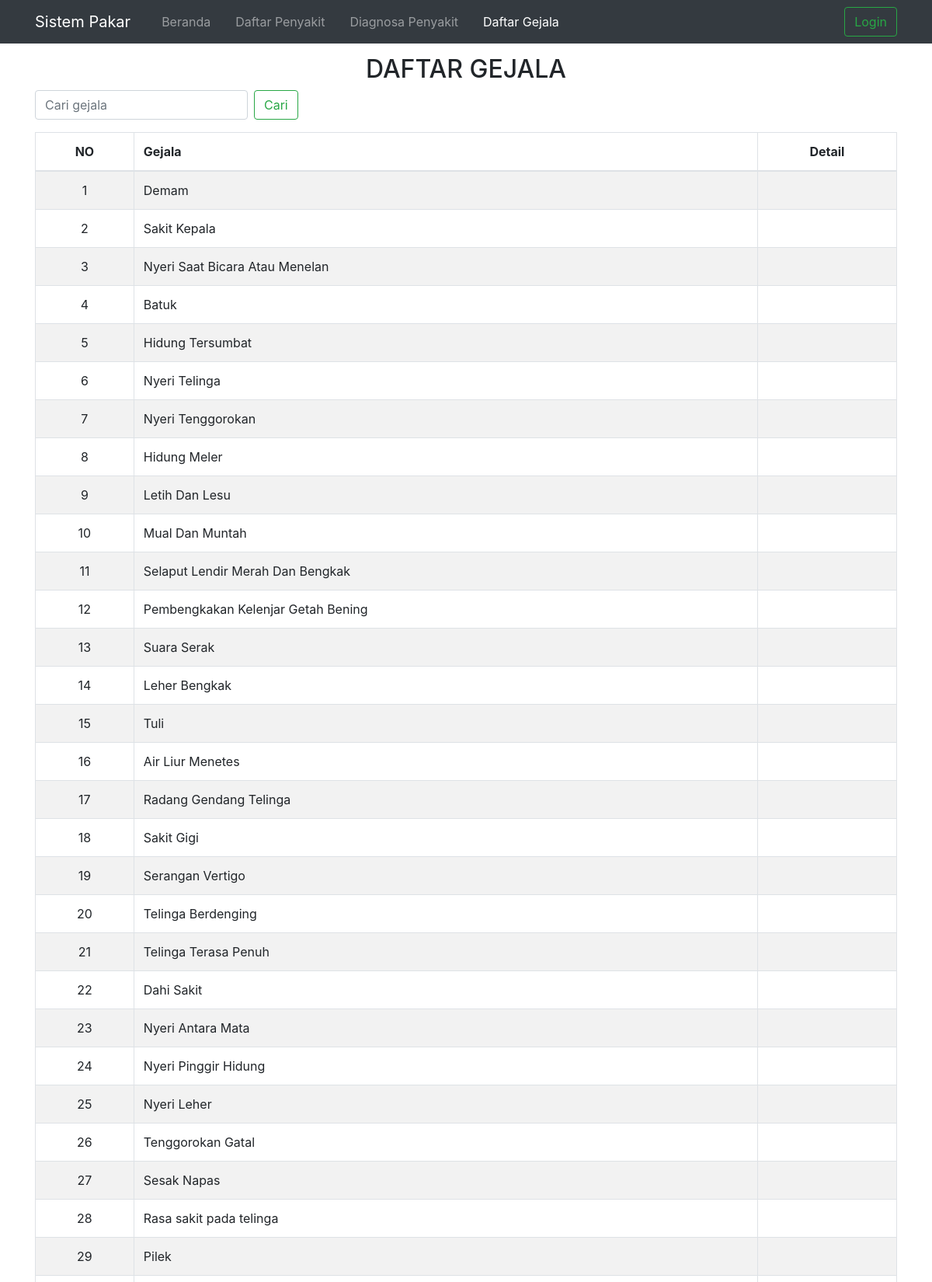
/users/daftargejala.php (upper part), run on the app's committed database.
### tables this page shows
CREATE TABLE `gejala` (
  `idgejala` varchar(10) NOT NULL,
  `gejala` varchar(1000) NOT NULL,
  `keterangan` text NOT NULL
);

### users/daftargejala.php (the view, shortened to what this page needs)
<?php
include('../connection/koneksi.php');
$search = isset($_GET['search']) ? $_GET['search'] : '';
?>
<!DOCTYPE html>
<html lang="en">
<head>
  <link rel="stylesheet" href="https://maxcdn.bootstrapcdn.com/bootstrap/4.5.2/css/bootstrap.min.css">
</head>
<body style="padding-top: 70px;">
<nav class="navbar navbar-expand-lg navbar-dark bg-dark fixed-top">
    <div class="container">
        <a class="navbar-brand" href="#">Sistem Pakar</a>
        <div class="collapse navbar-collapse" id="navbarNav">
            <ul class="navbar-nav">
                <li class="nav-item ml-3">
                    <a class="nav-link" href="../index.php">Beranda</a>
                </li>
                <li class="nav-item ml-3">
                    <a class="nav-link" href="daftarpenyakit.php">Daftar Penyakit</a>
                </li>
                <li class="nav-item ml-3">
                    <a class="nav-link" href="diagnosa.php">Diagnosa Penyakit</a>
                </li>
                <li class="nav-item ml-3">
                  <a class="nav-link active" href="daftargejala.php">Daftar Gejala</a>
                </li>
              </ul>
            <form class="form-inline ml-auto" role="search">
                <a class="btn btn-outline-success" id="myBtn" href="#">Login</a>
            </form>
        </div>
    </div>
</nav>
<div class="container text-center">
  <div class="row content">
    <div class="col-sm-12 text-left">
      <h2 class="text-center">DAFTAR GEJALA</h2>
      <form class="form-inline mb-3" method="GET" action="daftargejala.php">
          <input class="form-control mr-sm-2" type="search" name="search" placeholder="Cari gejala" aria-label="Search" value="<?php echo htmlspecialchars($search); ?>">
          <button class="btn btn-outline-success" type="submit">Cari</button>
      </form>
      <div class="table-responsive">
        <table class="table table-bordered table-striped">
          <thead>
            <tr>
              <th class="text-center">NO</th>
              <th>Gejala</th>
              <th class="text-center">Detail</th>
            </tr>
          </thead>
          <tbody>
          <?php
            if ($search) {
                $query = "SELECT * FROM gejala WHERE gejala LIKE '%" . mysqli_real_escape_string($konek_db, $search) . "%'";
            } else {
                $query = "SELECT * FROM gejala";
            }
            $result = mysqli_query($konek_db, $query);
            $id = 0;
            while ($data = mysqli_fetch_array($result)){
              $id++;
              echo "<tr>
                      <td class='text-center'>{$id}</td>
                      <td>{$data['gejala']}</td>
                      <td class='table-actions text-center'>
                        <a href=\"detailgejala.php?id={$data['idgejala']}\"><ion-icon name='search-outline'></ion-icon></a>
                      </td>
                    </tr>";
            }
          ?>
          </tbody>
        </table>
      </div>
    </div>
  </div>
</div>
</body>
</html>

### data on the page
gejala: gejala "Demam"
gejala: gejala "Sakit Kepala"
gejala: gejala "Nyeri Saat Bicara Atau Menelan"
gejala: gejala "Batuk"
gejala: gejala "Hidung Tersumbat"
gejala: gejala "Nyeri Telinga"
gejala: gejala "Nyeri Tenggorokan"
gejala: gejala "Hidung Meler"
gejala: gejala "Letih Dan Lesu"
gejala: gejala "Mual Dan Muntah"
gejala: gejala "Selaput Lendir Merah Dan Bengkak"
gejala: gejala "Pembengkakan Kelenjar Getah Bening"
gejala: gejala "Suara Serak"
gejala: gejala "Leher Bengkak"
gejala: gejala "Tuli"
gejala: gejala "Air Liur Menetes"
gejala: gejala "Radang Gendang Telinga"
gejala: gejala "Sakit Gigi"
gejala: gejala "Serangan Vertigo"
gejala: gejala "Telinga Berdenging"
gejala: gejala "Telinga Terasa Penuh"
gejala: gejala "Dahi Sakit"
gejala: gejala "Nyeri Antara Mata"
gejala: gejala "Nyeri Pinggir Hidung"
gejala: gejala "Nyeri Leher"
gejala: gejala "Tenggorokan Gatal"
gejala: gejala "Sesak Napas"
gejala: gejala "Rasa sakit pada telinga"
gejala: gejala "Pilek"
